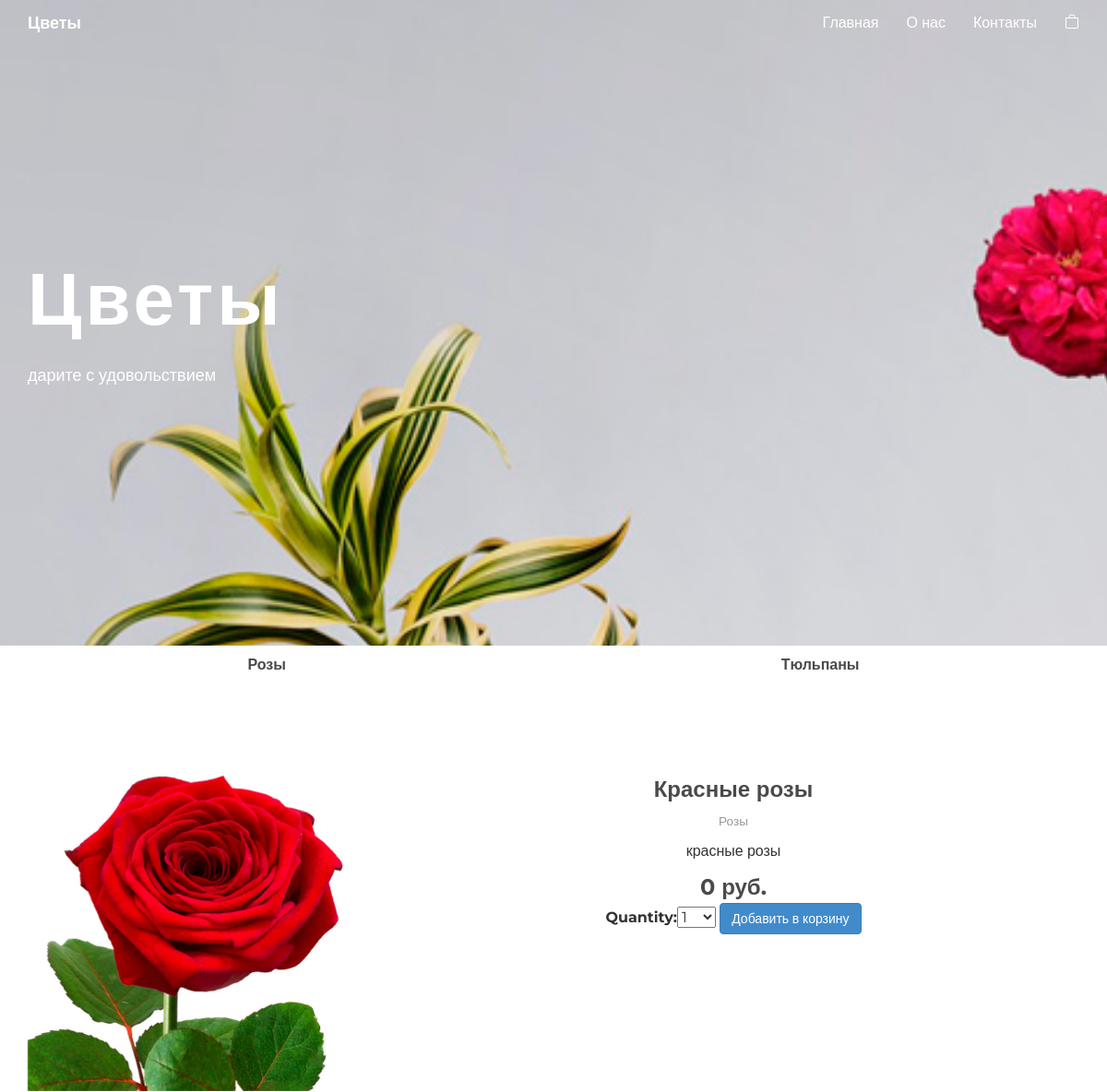
Page /product/красные-розы-1585053098/ (upper part) on the earlier database version.
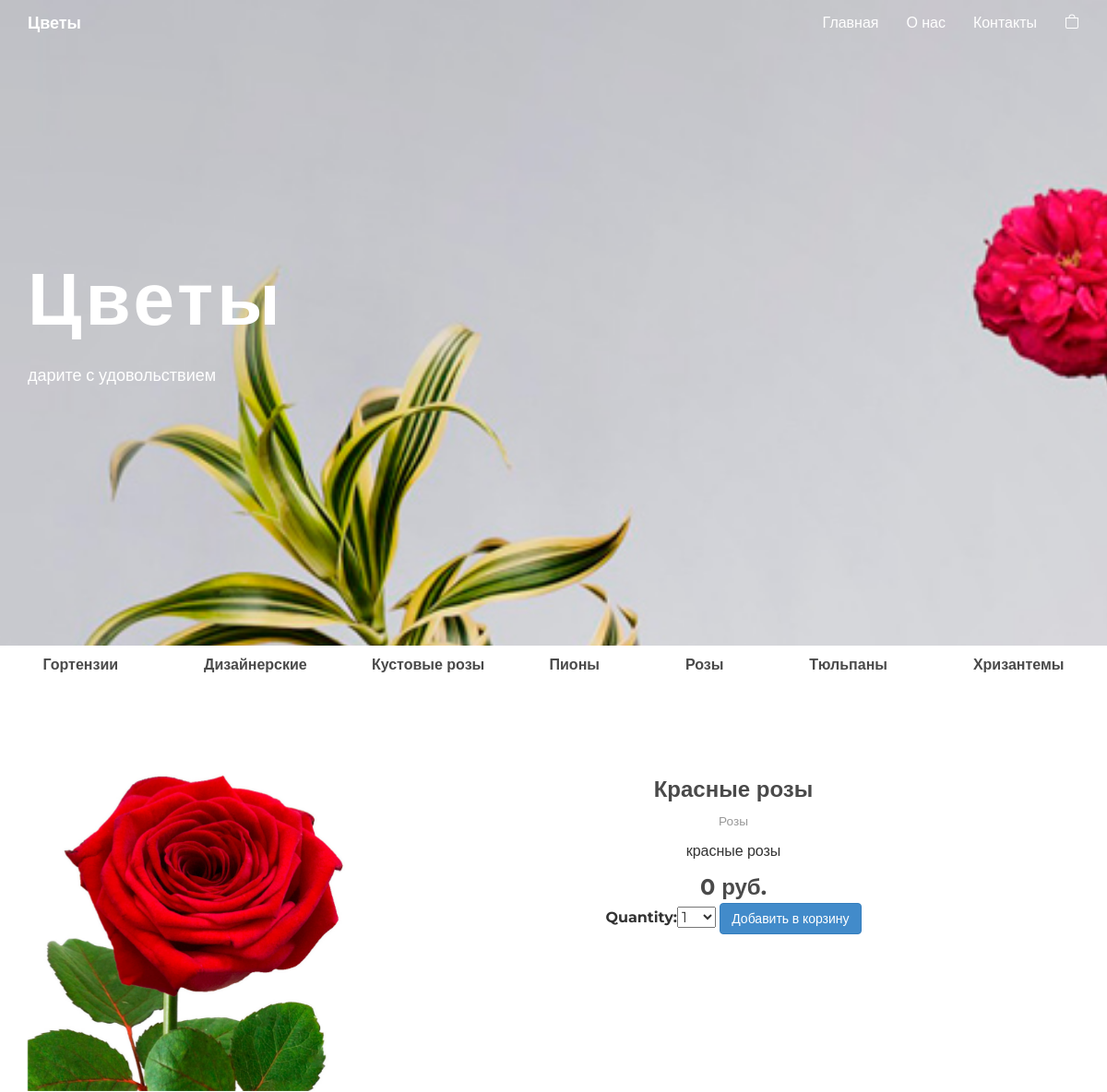
Same page on the later database version.
### mainapp/models.py (models this page shows, shortened)
class Category(models.Model):
    class Meta:
        ordering = ('title',)
        verbose_name = 'Категория'
        verbose_name_plural = "Категории"
    title = models.CharField('Название', max_length=120)
    slug = models.SlugField(max_length=150, blank=True, unique=True)
    description = models.TextField(blank=True, null=True)
    def get_absolute_url(self):
        return reverse('category_detail', kwargs={'slug': self.slug})

### mainapp/views.py (the view)
# urls.py: path('product/<str:slug>/', ProductDetailView.as_view(), name='product_detail')
class ProductDetailView(DetailView):
    model = Product
    template_name = 'mainapp/product_detail.html'
    cart_product_form = CartAddProductForm()
    def get_context_data(self, **kwargs):
        context = super().get_context_data(**kwargs)
        context['cart_product_form'] = self.cart_product_form
        context['links_menu'] = Category.objects.all()
        return context

### basketapp/forms.py
class CartAddProductForm(forms.Form):
    quantity = forms.TypedChoiceField(choices=PRODUCT_QUANTITY_CHOICES, coerce=int)
    update = forms.BooleanField(required=False, initial=False, widget=forms.HiddenInput)

### basketapp/basket.py (called while the page is built)
    def __len__(self):
        return sum(item['quantity'] for item in self.cart.values())

### basketapp/context_processors.py (called while the page is built)
def cart(request):
    return {'cart': Cart(request)}

### mainapp/templates/mainapp/product_detail.html (shortened to what this page needs)
{% extends "base.html" %}
{% load static %}
{% block content %}
    <ul class="nav nav-pills nav-justified">
        {% for link in links_menu %}
            {% include "mainapp/snippets/categories_menu_snippet.html" %}
        {% endfor %}
	</ul>
	<div class="container">
        <div class="row centered mt mb">
            <div class="col-md-4 " style="margin-left: auto; max-width: 400px">
              <img src="{{ product.pictures.all.0.image.url }}" class="img-responsive" alt="{{ product.title }}">
            </div>
            <div class="col-md-8">
              <div class="card-body">
                <h3 class="card-title">{{ product.title }}</h3>
                <p class="card-text"><small class="text-muted">{{ product.categories.all.0.title }}</small></p>
                <p class="card-text">{{ product.description }}</p>
                <div class="price">{{ product.price }} руб.</div>
                <form action="{% url "basket:cart_add" product.id %}" method="post">
                    {{ cart_product_form }}
                    <input type="submit" class="btn btn-primary" value="Добавить в корзину">
                </form>
              </div>
            </div>
        </div>
    </div>
{% endblock content %}

### mainapp/templates/mainapp/snippets/categories_menu_snippet.html
<li class="nav-item">
    <a class="nav-link text-props" href="{{ link.get_absolute_url }}">{{ link.title }}</a>
</li>

Differences in the rows shown:
added Category: title "Гортензии"
added Category: title "Дизайнерские"
added Category: title "Кустовые розы"
added Category: title "Пионы"
added Category: title "Хризантемы"
